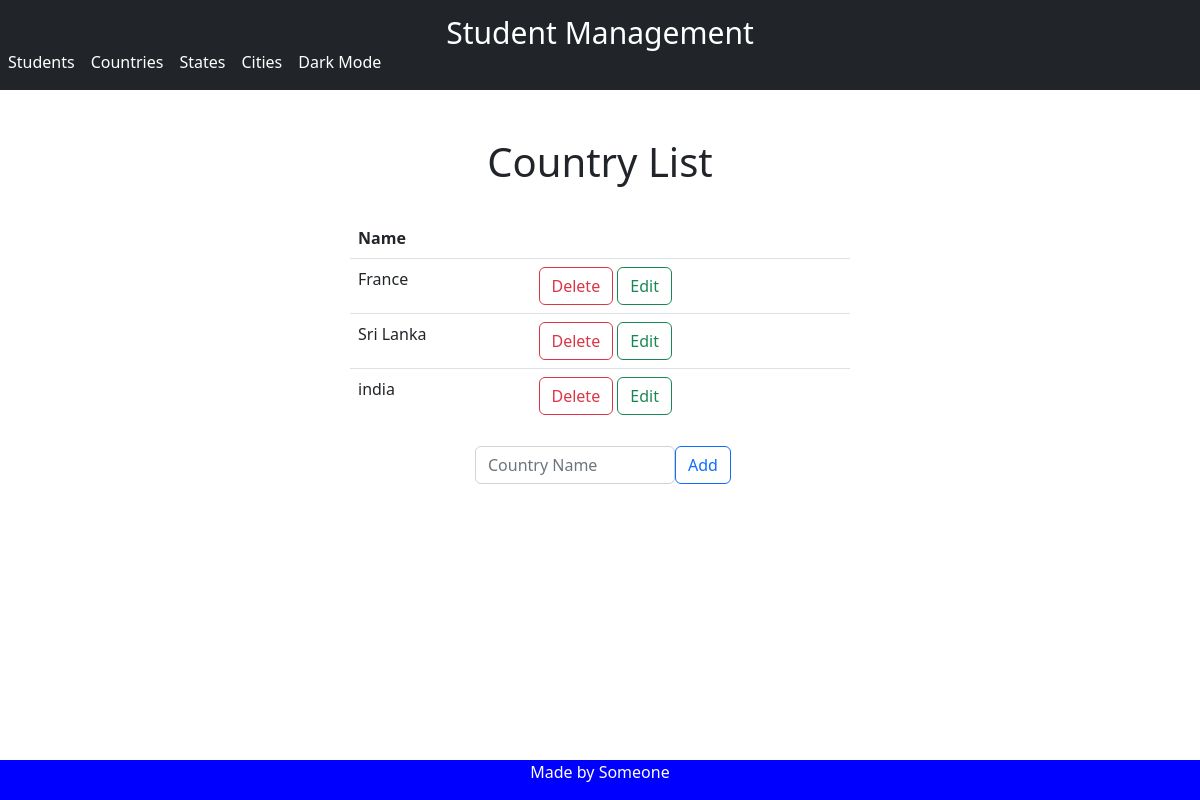
/show_all_country, run on an earlier commit of the app's database.
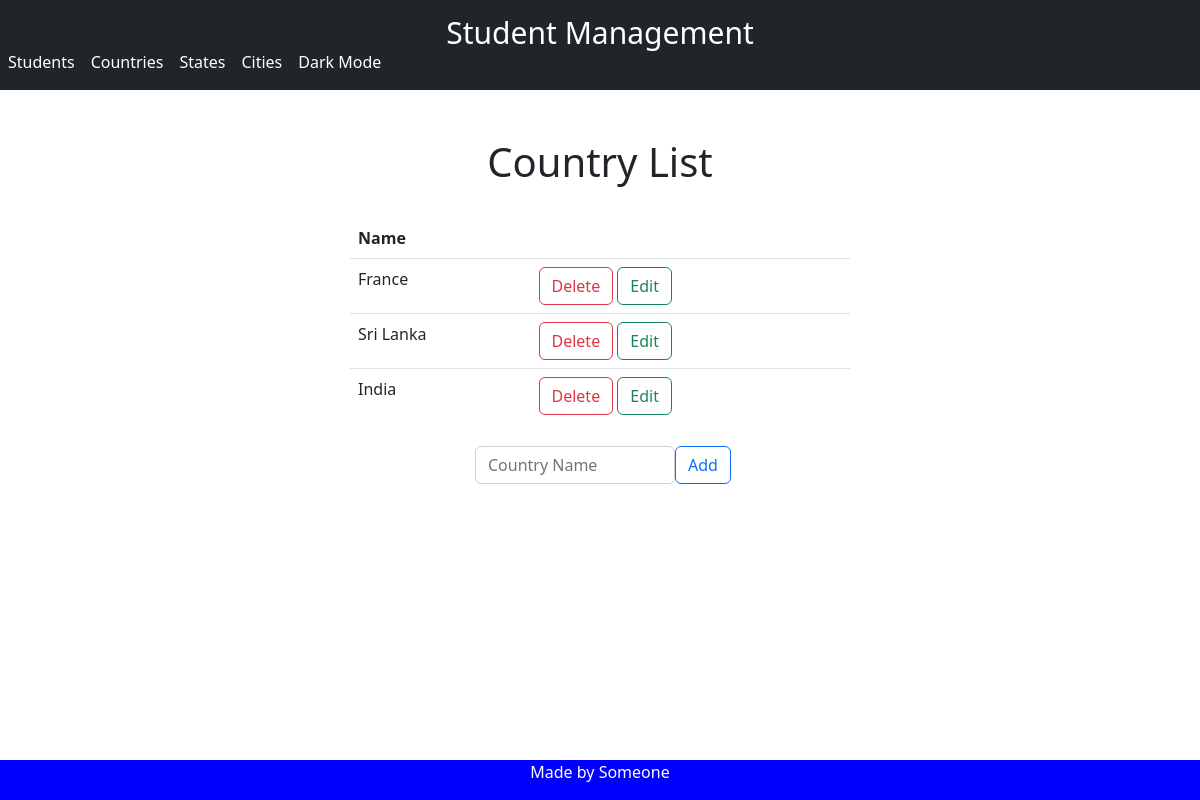
And on a later commit of the database.
### models.py (models this page shows, shortened)
class Country(db.Model):
    __tablename__ = "country"
    id = db.Column(db.Integer, primary_key=True)
    name = db.Column(db.String(100))

### app.py (the view)
@app.route('/show_all_country')
def show_all_country():
    return render_template('show_country_list.html', countries=Country.query.all())

### templates/show_country_list.html (shortened to what this page needs)
{%extends "skel.html"%}
{%block content%}
<br>
<br>
<h1 style="text-align:center">Country List</h1>
<br>
<div style="width:500px; margin:auto" class="d-grid gap-2 col-6 mx-auto">
    <div style="overflow-y:scroll; height:200px">
        <table class="table table-hover" id="tb">
            <thead>
            <tr>
                <th colspan="2">Name</th>
            </tr>
            </thead>
            <tbody>
            {% for country in countries %}
            <tr>
                <td>{{ country.name }}</td>
                <td>
                    <button type="button" class="btn btn-outline-danger"
                            onclick="location.href='{{url_for('redirect_to_del_country', country_id = country.id)}}'">
                        Delete
                    </button>
                    <button type="button" class="btn btn-outline-success"
                            onclick="location.href='{{url_for('redirect_to_update_country', country_id = country.id)}}'">
                        Edit
                    </button>
                </td>
            </tr>
            {% endfor %}
            </tbody>
        </table>
    </div>
    <div class="d-grid gap-2 col-12 mx-auto" style="margin-top: 20px;">
        <div class="d-grid gap-2 col-6 mx-auto">
            <form action="{{url_for('add_country')}}" method="POST">
                <div style="float:left; width:80% !important">
                    <input type="text" class="form-control" placeholder="Country Name" name="name" required>
                </div>
                <div class="d-grid gap-2 col-5 mx-auto" style="float:left; width:20%; margin-left:20px">
                    <button type="submit" class="btn btn-outline-primary">Add</button>
                </div>
            </form>
        </div>
    </div>
</div>
{%endblock%}

What changed in the data, as far as the page shows it:
changed Country: name "india" → "India"
